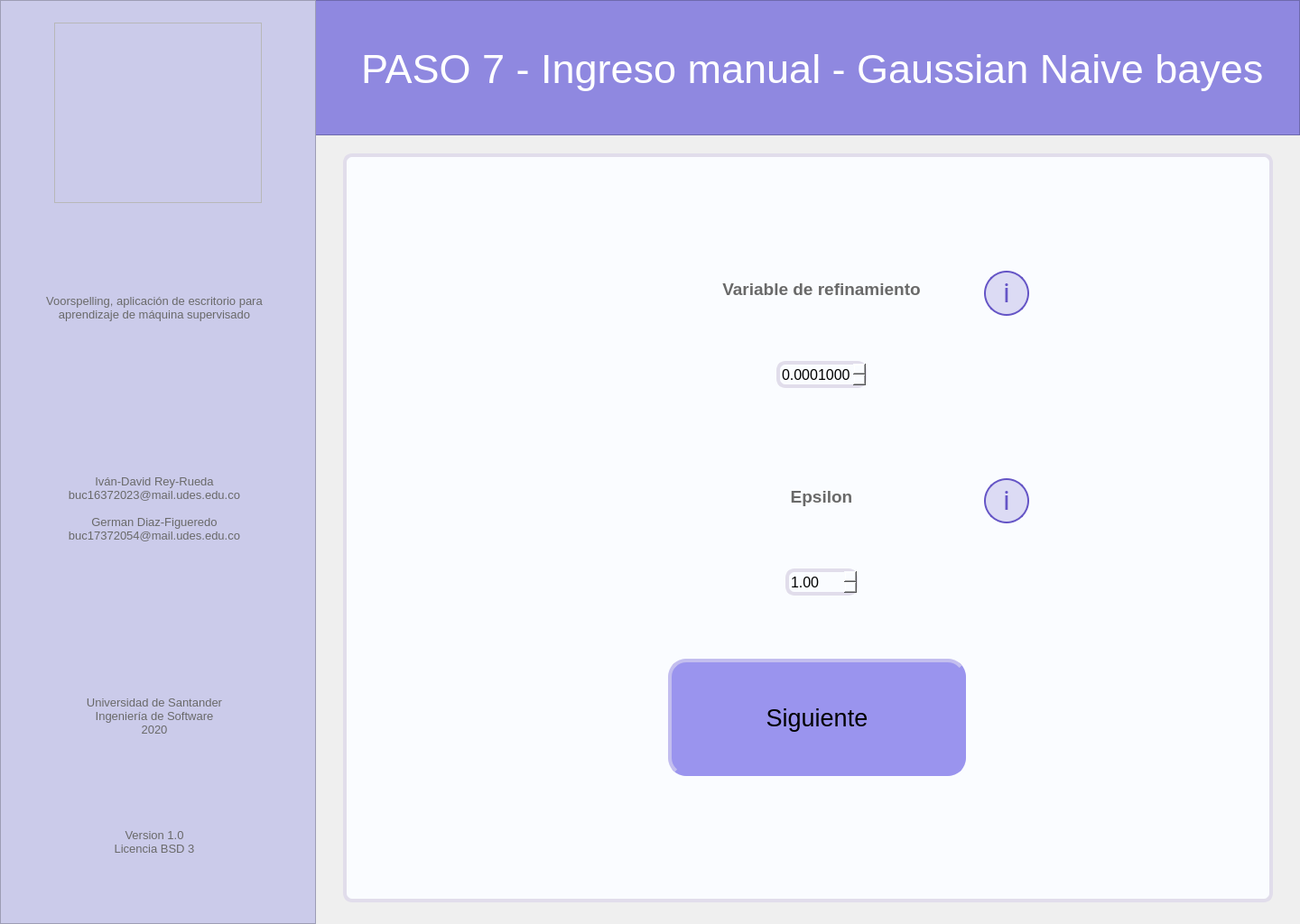
<?xml version="1.0" encoding="UTF-8"?>
<ui version="4.0">
 <class>MainWindow</class>
 <widget class="QMainWindow" name="MainWindow">
  <property name="geometry">
   <rect>
    <x>0</x>
    <y>0</y>
    <width>1440</width>
    <height>1024</height>
   </rect>
  </property>
  <property name="minimumSize">
   <size>
    <width>1440</width>
    <height>1024</height>
   </size>
  </property>
  <property name="maximumSize">
   <size>
    <width>1440</width>
    <height>1024</height>
   </size>
  </property>
  <property name="windowTitle">
   <string>Voorspelling</string>
  </property>
  <widget class="QWidget" name="centralwidget">
   <widget class="QFrame" name="left_bar">
    <property name="geometry">
     <rect>
      <x>0</x>
      <y>0</y>
      <width>350</width>
      <height>1024</height>
     </rect>
    </property>
    <property name="styleSheet">
     <string notr="true">background-color: rgb(203, 203, 234);

</string>
    </property>
    <property name="frameShape">
     <enum>QFrame::StyledPanel</enum>
    </property>
    <property name="frameShadow">
     <enum>QFrame::Raised</enum>
    </property>
    <widget class="QLabel" name="lbl_left_1">
     <property name="geometry">
      <rect>
       <x>18</x>
       <y>278</y>
       <width>306</width>
       <height>126</height>
      </rect>
     </property>
     <property name="font">
      <font>
       <pointsize>10</pointsize>
      </font>
     </property>
     <property name="styleSheet">
      <string notr="true">color: rgb(105, 105, 105);</string>
     </property>
     <property name="text">
      <string>Voorspelling, aplicación de escritorio para aprendizaje de máquina supervisado</string>
     </property>
     <property name="alignment">
      <set>Qt::AlignCenter</set>
     </property>
     <property name="wordWrap">
      <bool>true</bool>
     </property>
    </widget>
    <widget class="QLabel" name="lbl_left_2">
     <property name="geometry">
      <rect>
       <x>18</x>
       <y>500</y>
       <width>306</width>
       <height>126</height>
      </rect>
     </property>
     <property name="font">
      <font>
       <pointsize>10</pointsize>
      </font>
     </property>
     <property name="styleSheet">
      <string notr="true">color: rgb(105, 105, 105);</string>
     </property>
     <property name="text">
      <string>Iván-David Rey-Rueda
buc16372023@mail.udes.edu.co

German Diaz-Figueredo
buc17372054@mail.udes.edu.co</string>
     </property>
     <property name="alignment">
      <set>Qt::AlignCenter</set>
     </property>
     <property name="wordWrap">
      <bool>true</bool>
     </property>
    </widget>
    <widget class="QLabel" name="lbl_left_3">
     <property name="geometry">
      <rect>
       <x>18</x>
       <y>730</y>
       <width>306</width>
       <height>126</height>
      </rect>
     </property>
     <property name="font">
      <font>
       <pointsize>10</pointsize>
      </font>
     </property>
     <property name="styleSheet">
      <string notr="true">color: rgb(105, 105, 105);</string>
     </property>
     <property name="text">
      <string>Universidad de Santander
Ingeniería de Software
2020</string>
     </property>
     <property name="alignment">
      <set>Qt::AlignCenter</set>
     </property>
     <property name="wordWrap">
      <bool>true</bool>
     </property>
    </widget>
    <widget class="QLabel" name="lbl_left_4">
     <property name="geometry">
      <rect>
       <x>18</x>
       <y>870</y>
       <width>306</width>
       <height>126</height>
      </rect>
     </property>
     <property name="font">
      <font>
       <pointsize>10</pointsize>
      </font>
     </property>
     <property name="styleSheet">
      <string notr="true">color: rgb(105, 105, 105);</string>
     </property>
     <property name="text">
      <string>Version 1.0
Licencia BSD 3</string>
     </property>
     <property name="alignment">
      <set>Qt::AlignCenter</set>
     </property>
     <property name="wordWrap">
      <bool>true</bool>
     </property>
    </widget>
   </widget>
   <widget class="QFrame" name="logo">
    <property name="geometry">
     <rect>
      <x>60</x>
      <y>25</y>
      <width>230</width>
      <height>200</height>
     </rect>
    </property>
    <property name="styleSheet">
     <string notr="true">image: url(:/image/voorspelling_logo.png);</string>
    </property>
    <property name="frameShape">
     <enum>QFrame::StyledPanel</enum>
    </property>
    <property name="frameShadow">
     <enum>QFrame::Raised</enum>
    </property>
   </widget>
   <widget class="QFrame" name="up_bar">
    <property name="geometry">
     <rect>
      <x>0</x>
      <y>0</y>
      <width>1440</width>
      <height>150</height>
     </rect>
    </property>
    <property name="styleSheet">
     <string notr="true">background-color: rgb(143, 136, 224);</string>
    </property>
    <property name="frameShape">
     <enum>QFrame::StyledPanel</enum>
    </property>
    <property name="frameShadow">
     <enum>QFrame::Raised</enum>
    </property>
    <widget class="QLabel" name="lbl_tittle">
     <property name="geometry">
      <rect>
       <x>400</x>
       <y>40</y>
       <width>1001</width>
       <height>72</height>
      </rect>
     </property>
     <property name="font">
      <font>
       <family>MS Shell Dlg 2</family>
       <pointsize>34</pointsize>
       <weight>50</weight>
       <italic>false</italic>
       <bold>false</bold>
      </font>
     </property>
     <property name="styleSheet">
      <string notr="true">border: none;
color: rgb(255, 255, 255);</string>
     </property>
     <property name="text">
      <string>PASO 7 - Ingreso manual - Gaussian Naive bayes</string>
     </property>
     <property name="scaledContents">
      <bool>false</bool>
     </property>
     <property name="alignment">
      <set>Qt::AlignLeading|Qt::AlignLeft|Qt::AlignVCenter</set>
     </property>
     <property name="wordWrap">
      <bool>true</bool>
     </property>
     <property name="margin">
      <number>0</number>
     </property>
     <property name="indent">
      <number>0</number>
     </property>
    </widget>
   </widget>
   <widget class="QFrame" name="main_area">
    <property name="geometry">
     <rect>
      <x>380</x>
      <y>170</y>
      <width>1030</width>
      <height>830</height>
     </rect>
    </property>
    <property name="styleSheet">
     <string notr="true">background-color: rgb(250, 252, 255);
border: 4px solid;
border-color: rgb(225, 221, 235);
border-radius: 10px;</string>
    </property>
    <property name="frameShape">
     <enum>QFrame::StyledPanel</enum>
    </property>
    <property name="frameShadow">
     <enum>QFrame::Raised</enum>
    </property>
    <widget class="QLabel" name="lbl_variable_refinamiento">
     <property name="geometry">
      <rect>
       <x>350</x>
       <y>110</y>
       <width>360</width>
       <height>80</height>
      </rect>
     </property>
     <property name="font">
      <font>
       <pointsize>14</pointsize>
       <weight>75</weight>
       <bold>true</bold>
      </font>
     </property>
     <property name="styleSheet">
      <string notr="true">color: rgb(105, 105, 105);
border: none;</string>
     </property>
     <property name="text">
      <string>Variable de refinamiento</string>
     </property>
     <property name="alignment">
      <set>Qt::AlignCenter</set>
     </property>
     <property name="wordWrap">
      <bool>true</bool>
     </property>
    </widget>
    <widget class="QLabel" name="lbl_epsilon">
     <property name="geometry">
      <rect>
       <x>350</x>
       <y>340</y>
       <width>360</width>
       <height>80</height>
      </rect>
     </property>
     <property name="font">
      <font>
       <pointsize>14</pointsize>
       <weight>75</weight>
       <bold>true</bold>
      </font>
     </property>
     <property name="styleSheet">
      <string notr="true">color: rgb(105, 105, 105);
border: none;</string>
     </property>
     <property name="text">
      <string>Epsilon</string>
     </property>
     <property name="alignment">
      <set>Qt::AlignCenter</set>
     </property>
     <property name="wordWrap">
      <bool>true</bool>
     </property>
    </widget>
    <widget class="QPushButton" name="btn_info_variable_refinamiento">
     <property name="geometry">
      <rect>
       <x>710</x>
       <y>130</y>
       <width>50</width>
       <height>50</height>
      </rect>
     </property>
     <property name="styleSheet">
      <string notr="true">QPushButton{
background: rgba(101, 85, 198, 0.2);
border: 2px solid #6555C6;
box-sizing: border-box;
border-radius: 25px;


position: absolute;
width: 25px;
height: 44.55px;
font-family: Roboto;
font-style: normal;
font-weight: normal;
font-size: 30px;
line-height: 56px;
display: flex;
align-items: center;
text-align: center;

color: #6555C6;
}
QPushButton:hover{
background-color: rgb(190, 185, 250);
}
QPushButton:pressed{
background-color: rgb(160, 150, 240);
}</string>
     </property>
     <property name="text">
      <string>i</string>
     </property>
    </widget>
    <widget class="QPushButton" name="btn_info_epsilon">
     <property name="geometry">
      <rect>
       <x>710</x>
       <y>360</y>
       <width>50</width>
       <height>50</height>
      </rect>
     </property>
     <property name="styleSheet">
      <string notr="true">QPushButton{
background: rgba(101, 85, 198, 0.2);
border: 2px solid #6555C6;
box-sizing: border-box;
border-radius: 25px;


position: absolute;
width: 25px;
height: 44.55px;
font-family: Roboto;
font-style: normal;
font-weight: normal;
font-size: 30px;
line-height: 56px;
display: flex;
align-items: center;
text-align: center;

color: #6555C6;
}
QPushButton:hover{
background-color: rgb(190, 185, 250);
}
QPushButton:pressed{
background-color: rgb(160, 150, 240);
}</string>
     </property>
     <property name="text">
      <string>i</string>
     </property>
    </widget>
    <widget class="QDoubleSpinBox" name="sb_variable_refinamiento">
     <property name="geometry">
      <rect>
       <x>480</x>
       <y>230</y>
       <width>100</width>
       <height>30</height>
      </rect>
     </property>
     <property name="font">
      <font>
       <pointsize>12</pointsize>
      </font>
     </property>
     <property name="decimals">
      <number>7</number>
     </property>
     <property name="minimum">
      <double>0.000001000000000</double>
     </property>
     <property name="maximum">
      <double>10.000000000000000</double>
     </property>
     <property name="singleStep">
      <double>0.000010000000000</double>
     </property>
     <property name="value">
      <double>0.000100000000000</double>
     </property>
    </widget>
    <widget class="QPushButton" name="btn_next">
     <property name="geometry">
      <rect>
       <x>360</x>
       <y>560</y>
       <width>330</width>
       <height>130</height>
      </rect>
     </property>
     <property name="font">
      <font>
       <pointsize>20</pointsize>
       <kerning>true</kerning>
      </font>
     </property>
     <property name="styleSheet">
      <string notr="true">QPushButton{
background-color: rgb(154, 148, 238);
border-left-color: rgb(195, 190, 239);
border-top-color: rgb(195, 190, 239);
border-bottom-color: rgb(154, 148, 238);
border-right-color: rgb(154, 148, 238);
border-radius: 20px;
}
QPushButton:hover{
background-color: rgb(160, 155, 245);
}
QPushButton:pressed{
background-color: rgb(150, 140, 230);
border-left-color: rgb(140, 135, 220);
border-top-color: rgb(140, 135, 220);
border-bottom-color: rgb(195, 190, 239);
border-right-color: rgb(195, 190, 239);
}</string>
     </property>
     <property name="text">
      <string>Siguiente</string>
     </property>
     <property name="autoDefault">
      <bool>false</bool>
     </property>
    </widget>
    <widget class="QDoubleSpinBox" name="sb_epsilon">
     <property name="geometry">
      <rect>
       <x>490</x>
       <y>460</y>
       <width>80</width>
       <height>30</height>
      </rect>
     </property>
     <property name="font">
      <font>
       <pointsize>12</pointsize>
      </font>
     </property>
     <property name="decimals">
      <number>2</number>
     </property>
     <property name="minimum">
      <double>1.000000000000000</double>
     </property>
     <property name="maximum">
      <double>1000.000000000000000</double>
     </property>
     <property name="singleStep">
      <double>1.000000000000000</double>
     </property>
     <property name="value">
      <double>1.000000000000000</double>
     </property>
    </widget>
   </widget>
   <zorder>up_bar</zorder>
   <zorder>left_bar</zorder>
   <zorder>logo</zorder>
   <zorder>main_area</zorder>
  </widget>
 </widget>
 <resources>
  <include location="Images_voor.qrc"/>
 </resources>
 <connections/>
</ui>
